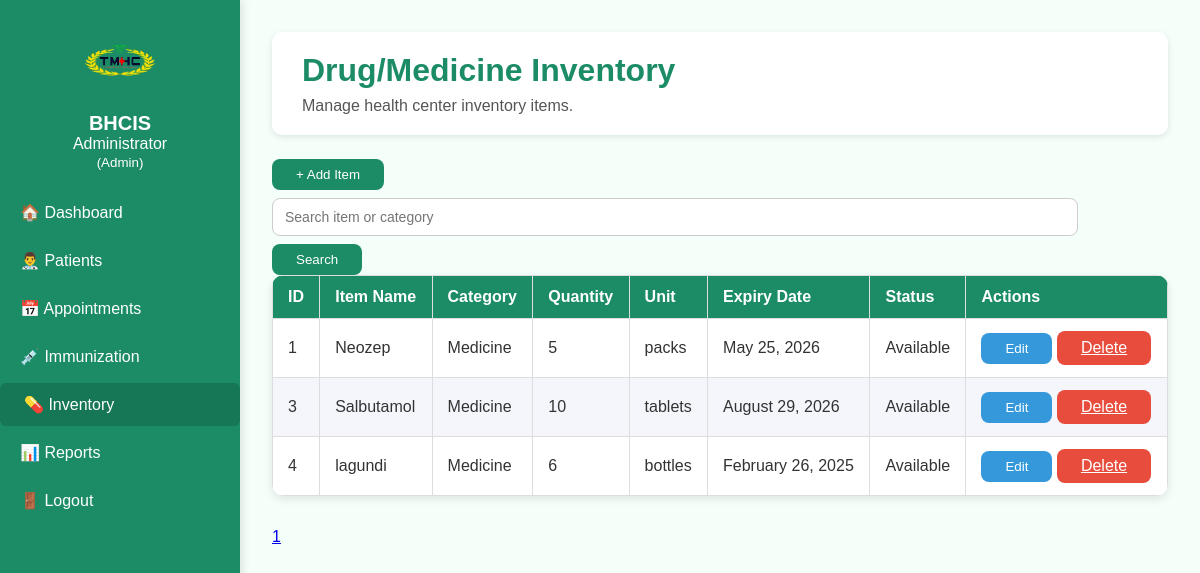
The app's page /inventory.php (signed in) with its own data.
### tables this page shows
CREATE TABLE `inventory` (
  `item_id` int(11) NOT NULL,
  `item_name` varchar(100) NOT NULL,
  `category` varchar(50) NOT NULL,
  `quantity` int(11) NOT NULL,
  `unit` varchar(20) NOT NULL,
  `expiry_date` date DEFAULT NULL,
  `status` enum('Available','Low Stock','Out of Stock') DEFAULT 'Available'
);

### inventory.php (the view, shortened to what this page needs)
<?php
include('includes/db_connect.php');
$limit = 10;
$page = isset($_GET['page']) ? (int)$_GET['page'] : 1;
$start = ($page - 1) * $limit;
$search = $_GET['search'] ?? '';
$countQuery = "SELECT COUNT(*) as total FROM inventory
               WHERE item_name LIKE ? OR category LIKE ?";
$stmtCount = $conn->prepare($countQuery);
$searchParam = "%$search%";
$stmtCount->bind_param("ss", $searchParam, $searchParam);
$stmtCount->execute();
$total = $stmtCount->get_result()->fetch_assoc()['total'] ?? 0;
$totalPages = ceil($total / $limit);
$query = "SELECT * FROM inventory
          WHERE item_name LIKE ? OR category LIKE ?
          ORDER BY item_id ASC
          LIMIT ?, ?";
$stmt = $conn->prepare($query);
$stmt->bind_param("ssii", $searchParam, $searchParam, $start, $limit);
$stmt->execute();
$result = $stmt->get_result();
?>
<!DOCTYPE html>
<html lang="en">
<head>
    <link rel="stylesheet" href="assets/css/style.css">
</head>
<body>
<div class="container">
    <div class="sidebar">
        <div class="sidebar-header">
            <img src="assets/images/logo1.png" alt="TMHC Logo">
            <h2>BHCIS</h2>
            <p class="welcome">
                <?php echo htmlspecialchars($_SESSION['fullname']); ?><br>
                <small>(<?php echo htmlspecialchars($_SESSION['role']); ?>)</small>
            </p>
        </div>
        <ul>
            <li><a href="dashboard.php">🏠 Dashboard</a></li>
            <li><a href="patients.php">👨‍⚕️ Patients</a></li>
            <li><a href="appointments.php">📅 Appointments</a></li>
            <li><a href="immunization.php">💉 Immunization</a></li>
            <li><a href="inventory.php" class="active">💊 Inventory</a></li>
            <li><a href="reports.php">📊 Reports</a></li>
            <li><a href="logout.php">🚪 Logout</a></li>
        </ul>
    </div>
    <div class="main-content">
        <div class="page-header">
            <h1>Drug/Medicine Inventory</h1>
            <p>Manage health center inventory items.</p>
        </div>
        <button id="openAddModal" class="btn-primary">+ Add Item</button>
        <form method="GET" class="search-form">
            <input type="text" name="search" placeholder="Search item or category" value="<?= htmlspecialchars($search) ?>">
            <button class="btn-primary">Search</button>
        </form>
        <table class="patients-table">
            <thead>
                <tr>
                    <th>ID</th>
                    <th>Item Name</th>
                    <th>Category</th>
                    <th>Quantity</th>
                    <th>Unit</th>
                    <th>Expiry Date</th>
                    <th>Status</th>
                    <th>Actions</th>
                </tr>
            </thead>
            <tbody>
                <?php if(mysqli_num_rows($result) > 0): ?>
                    <?php while($row = mysqli_fetch_assoc($result)): ?>
                        <tr>
                            <td><?= $row['item_id'] ?></td>
                            <td><?= htmlspecialchars($row['item_name']) ?></td>
                            <td><?= htmlspecialchars($row['category']) ?></td>
                            <td><?= $row['quantity'] ?></td>
                            <td><?= htmlspecialchars($row['unit']) ?></td>
                            <td><?= $row['expiry_date'] ? date("F d, Y", strtotime($row['expiry_date'])) : 'N/A' ?></td>
                            <td><?= $row['status'] ?></td>
                            <td>
                                <button class="btn-edit"
                                    data-id="<?= $row['item_id'] ?>"
                                    data-name="<?= htmlspecialchars($row['item_name']) ?>"
                                    data-category="<?= htmlspecialchars($row['category']) ?>"
                                    data-quantity="<?= $row['quantity'] ?>"
                                    data-unit="<?= htmlspecialchars($row['unit']) ?>"
                                    data-expiry="<?= $row['expiry_date'] ?>"
                                    data-status="<?= $row['status'] ?>">Edit</button>
                                <a href="DELETE/delete_inventory.php?id=<?= $row['item_id'] ?>" class="btn-delete" onclick="return confirm('Delete this item?')">Delete</a>
                            </td>
                        </tr>
                    <?php endwhile; ?>
                <?php else: ?>
                    <tr><td colspan="7" style="text-align:center;">No items found.</td></tr>
                <?php endif; ?>
            </tbody>
        </table>
        <div class="pagination">
            <?php for($i=1; $i<=$totalPages; $i++): ?>
                <a href="?page=<?= $i ?>&search=<?= urlencode($search) ?>" class="<?= $i==$page?'active':'' ?>"><?= $i ?></a>
            <?php endfor; ?>
        </div>
    </div>
</div>
</body>
</html>

### assets/css/style.css (style rules this page uses)
:root { --primary-color: #1b8c66; --primary-hover: #157755; --background-gradient: linear-gradient(to right, #a8e6cf, #dcedc1); --text-color: #333; --error-color: #e74c3c; --card-bg: #fff; --dashboard-bg: #f5fff9; --transition-speed: 0.3s; --success: #d4edda; --success-text: #155724; --error-bg: #f8d7da; --error-text: #721c24; --pending: #fff3cd; --pending-text: #856404; }
* { box-sizing: border-box; margin: 0; padding: 0; }
body { background: var(--background-gradient); font-family: "Poppins", sans-serif; color: var(--text-color); }
input { width: 90%; padding: 0.625rem 0.75rem; margin: 0.5rem 0; border: 1px solid #ccc; border-radius: 8px; font-size: 0.875rem; transition: border-color 0.2s, box-shadow 0.2s; }
button, .btn-primary, .btn-edit, .btn-delete, .btn-warning, .modal form button { display: inline-block; padding: 0.5rem 1.5rem; border-radius: 8px; font-weight: 500; text-align: center; white-space: nowrap; cursor: pointer; transition: background var(--transition-speed), transform var(--transition-speed), opacity var(--transition-speed); border: none; box-shadow: none; }
.btn-primary { background: var(--primary-color); color: #fff; }
.btn-edit { background: #3498db; color: #fff; }
.btn-delete { background: var(--error-color); color: #fff; }
.container { display: flex; min-height: 100vh; }
.sidebar { width: 240px; background-color: var(--primary-color); color: white; display: flex; flex-direction: column; align-items: center; padding: 1.25rem 0; position: fixed; left: 0; top: 0; height: 100vh; max-height: 100vh; overflow-y: auto; box-shadow: 3px 0 8px rgba(0,0,0,0.1); }
.sidebar-header { text-align: center; margin-bottom: 1.25rem; }
.sidebar-header img { width: 80px; margin-bottom: 0.5rem; }
.sidebar-header h2 { font-size: 1.25rem; font-weight: 600; }
.sidebar ul { list-style: none; padding: 0; width: 100%; }
.sidebar ul li a { display: block; color: white; text-decoration: none; padding: 0.75rem 1.25rem; font-weight: 500; border-radius: 6px; margin-bottom: 5px; transition: background var(--transition-speed), padding-left var(--transition-speed); }
.sidebar ul li a:hover, .sidebar ul li a.active { background-color: var(--primary-hover); padding-left: 1.5rem; }
.main-content { flex: 1; margin-left: 240px; background: var(--dashboard-bg); padding: 2rem; min-height: 100vh; }
.page-header { background: var(--card-bg); padding: 1.25rem 1.875rem; border-radius: 10px; box-shadow: 0 2px 6px rgba(0,0,0,0.1); margin-bottom: 1.5rem; }
.page-header h1 { color: var(--primary-color); margin: 0; }
.page-header p { color: #555; margin-top: 0.5rem; }
.patients-table { width: 100%; border-collapse: collapse; background: var(--card-bg); border-radius: 12px; overflow: hidden; box-shadow: 0 3px 8px rgba(0,0,0,0.1); margin-bottom: 2rem; }
.patients-table th, .patients-table td { padding: 12px 15px; text-align: left; border: 1px solid #ddd; }
.patients-table th { background: var(--primary-color); color: #fff; font-weight: 600; }
.patients-table tr:nth-child(even) { background: #f4f6fb; }

### records on screen
inventory: item_id "1", item_name "Neozep", category "Medicine", quantity "5", unit "packs", expiry_date "May 25, 2026", status "Available"
inventory: item_id "3", item_name "Salbutamol", category "Medicine", quantity "10", unit "tablets", expiry_date "August 29, 2026", status "Available"
inventory: item_id "4", item_name "lagundi", category "Medicine", quantity "6", unit "bottles", expiry_date "February 26, 2025", status "Available"

### other values on screen
$_SESSION['fullname'] "Administrator"
$_SESSION['role'] "Admin"
